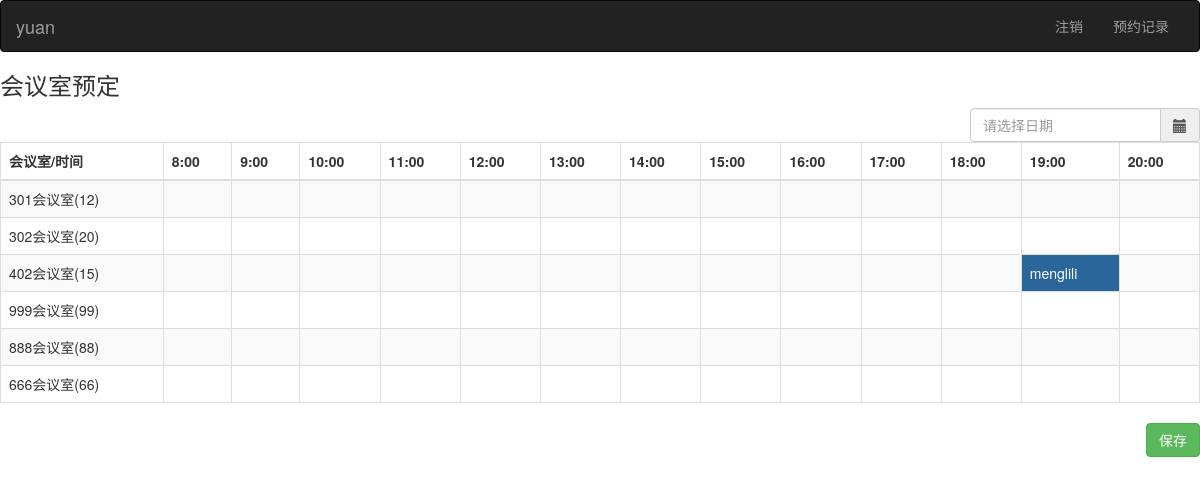
Page /index/ (signed in) on the committed database.
### app01/models.py (models this page shows)
class UserInfo(AbstractUser):
    phone = models.CharField(max_length=32, default='13613726612')
    sex_choice = (
        (1, '男'),
        (2, '女')
    )
    sex = models.IntegerField(choices=sex_choice,default=1)
    email = models.EmailField(max_length=32)

### app01/views.py (the view)
# urls.py: url(r'^index/', views.index),
def index(request):
    user = request.session.get('user')
    if not user:
        return redirect('/login/')
    date = datetime.datetime.now().date()
    book_date = request.GET.get("book_date", date)
    time_choices = Book.time_choices
    room_list = Room.objects.all()
    book_list = Book.objects.filter(date=book_date)
    htmls = ""
    for room in room_list:
        htmls += "<tr><td>{}({})</td>".format(room.caption, room.num)
        for time_choice in time_choices:
            book = None
            flag = False
            for book in book_list:
                if book.room.pk == room.pk and book.time_id == time_choice[0]:
                    flag = True
                    break
            if flag:
                if request.user.pk == book.user.pk:
                     htmls += "<td class='active item'  room_id={} time_id={}>{}</td>".format(room.pk, time_choice[0], '已约满')
                else:
                     htmls += "<td class='another_active item'  room_id={} time_id={}>{}</td>".format(room.pk, time_choice[0], book.user.username)
            else:
                 htmls += "<td room_id={} time_id={} class='item'></td>".format(room.pk, time_choice[0])
        htmls += "</tr>"
    return render(request, "index.html", locals())

### templates/index.html (shortened to what this page needs)
<!DOCTYPE html>
<html lang="zh-CN">
<head>
 <link rel="stylesheet" href="/static/bootstrap/css/bootstrap.css">
</head>
<body>
{% include 'demo.html' %}
<h3>会议室预定</h3>
<div class="calender pull-right">
      <div class='input-group' style="width: 230px;">
            <input type='text' class="form-control" id='datetimepicker11' placeholder="请选择日期"/>
            <span class="input-group-addon">
                <span class="glyphicon glyphicon-calendar">
                </span>
            </span>
      </div>
</div>
<table class="table table-bordered table-striped">
    <thead>
       <tr>
             <th>会议室/时间</th>
              {% for time_choice in time_choices %}
              <th>{{ time_choice.1 }}</th>
              {% endfor %}
       </tr>
    </thead>
<tbody>
     {{ htmls|safe }}
</tbody>
</table>
<button class="btn btn-success pull-right keep">保存</button>
</body>
</html>

### templates/demo.html
<nav class="navbar navbar-inverse">
     <div class="container-fluid">
    <div class="navbar-header">
      <a class="navbar-brand" href="#">{{ request.user }}</a>
    </div>
    <div class="collapse navbar-collapse" id="bs-example-navbar-collapse-1">
      <ul class="nav navbar-nav navbar-right">
        <li><a href="/logout/">注销</a></li>
        <li><a href="/mybook/">预约记录</a></li>
      </ul>
    </div>
  </div>
</nav>

### templates/index.html (style rules this page uses)
.another_active { background-color: #2b669a; color: white; }

### rows in the picture
UserInfo: user "yuan"
UserInfo: username "301会议室(12) 302会议室(20) 402会议室(15) menglili 999会议室(99) 888会议室(88) 666会议室(66)"

### other values in the picture
{{ time_choice.1 }} "8:00" "9:00" "10:00" "11:00" "12:00" "13:00" "14:00" "15:00" "16:00" "17:00" "18:00" "19:00" "20:00"
